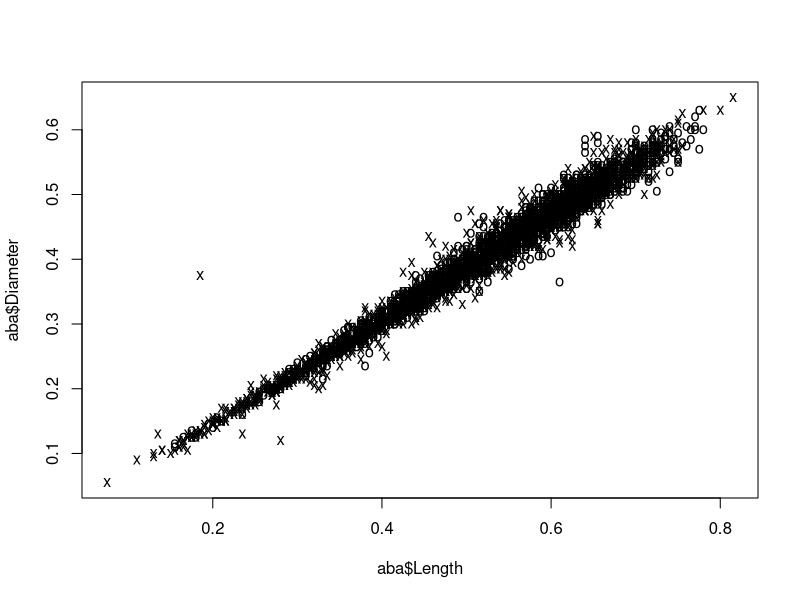

Recreate this plot in R.
aba <- read.csv("../data/Abalone.data", header=TRUE, as.is=TRUE)
pchvec <- ifelse(aba$Gender == "M", "o", "x")
plot(aba$Length, aba$Diameter, pch=pchvec)
